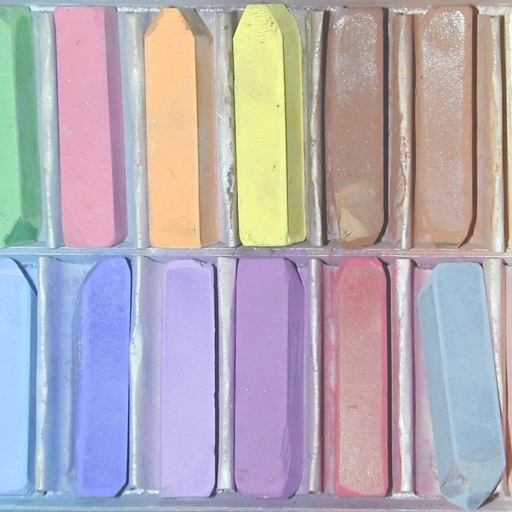
#> input picture Ex_Image_Processing/Ex5/colori.jpg, 512 x 512 px
$ python ex_2_spazio_HSI.py
#> lines starting #> are read from the running program, lines starting #| are printed output that depends on the picture; after the words box and inside, x2 and y2 are one past the last pixel; in counts of white or black regions, pixels touching at a corner belong together
### Ex_Image_Processing/Ex5/color_convertion.py
# -*- coding: utf-8 -*-
"""
Created on Sat Apr 18 18:50:59 2020

@author: Davide
"""
import numpy as _np

def rgb2hsi(x):
    """
    Conversione spazio di colori da RGB a HSI.
    """
    if x.dtype==_np.uint8:
        x = _np.float64(x)/255

    # componente I
    I = _np.mean(x, -1)

    # componente S
    S = 1.0 - _np.min(x,-1) / _np.maximum(I, _np.finfo(x.dtype).eps)

    # componente H
    den = x @ [1,-0.5,-0.5]
    num = _np.sqrt(3)*(x @ [0,0.5,-0.5])
    H = _np.arctan2(num, den)
    H = (H/(2*_np.pi)) % 1 # normalizzazione componente H

    # ricostruzione
    y = _np.stack((H,S,I),-1)
    return y


# [40 lines left out: function hsi2rgb, not called in this run]

from matplotlib.colors import ListedColormap
L0 = _np.arange(0 , 256,1)/255                    # 256 valori tra da 0 ad 1
L1 = _np.arange(255,-1,-1)/255                    # 256 valori tra da 1 ad 0
B0 = _np.zeros(256)                               # 256 valori pari a 0
B1 = _np.ones(256)                                # 256 valori pari ad 1
cmap_r = ListedColormap(_np.stack((L0,B0,B0),-1)) # palette per il Rosso
cmap_g = ListedColormap(_np.stack((B0,L0,B0),-1)) # palette per il Verde
cmap_b = ListedColormap(_np.stack((B0,B0,L0),-1)) # palette per il Blu
cmap_c = ListedColormap(_np.stack((L1,B1,B1),-1)) # palette per il Ciano
cmap_m = ListedColormap(_np.stack((B1,L1,B1),-1)) # palette per il Magenta
cmap_y = ListedColormap(_np.stack((B1,B1,L1),-1)) # palette per il Giallo

### Ex_Image_Processing/Ex5/ex_2_spazio_HSI.py
# -*- coding: utf-8 -*-
"""
Created on Wed May 24 13:48:45 2023

@author: plett
"""

import numpy as np
import matplotlib.pyplot as plt
import skimage.io as io
import scipy.ndimage as ndi
from color_convertion import rgb2hsi, hsi2rgb

plt.close('all')

x = io.imread('colori.jpg')
#> x is the input picture: shape (512, 512, 3); mean R, G, B 179.1, 171.2, 180.1
x = np.float64(x)/255

x_hsi = rgb2hsi(x)

Hx = x_hsi[:,:,0] # tinta
Sx = x_hsi[:,:,1] # saturazione
Ix = x_hsi[:,:,2] # intensità


plt.figure();
plt.subplot(1,3,1);
plt.imshow(Hx,clim=[0,1],cmap='gray');
plt.title('Tinta');
plt.subplot(1,3,2);
plt.imshow(Sx,clim=[0,1],cmap='gray');
plt.title('Saturazione');
# 0 non ho saturazione quindi ho grigio
# 1 ho un colore pennarello
plt.subplot(1,3,3);
plt.imshow(Ix,clim=[0,1],cmap='gray');
plt.title('Luminosità');

x = rgb2hsi(x_hsi)
#> in rgb2hsi (call 2), `S = 1.0 - _np.min(x,-1) / _np.maximum(I, _np.finfo(x.dtype).eps)`:
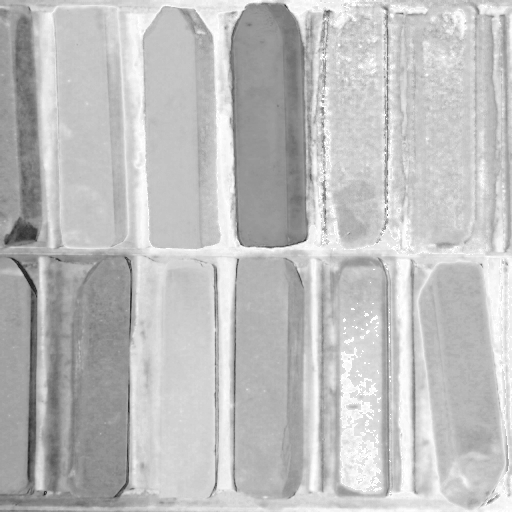
#> S: shape (512, 512) float64; min 0.107, max 1, mean 0.749
#> in rgb2hsi (call 2), `den = x @ [1,-0.5,-0.5]`:
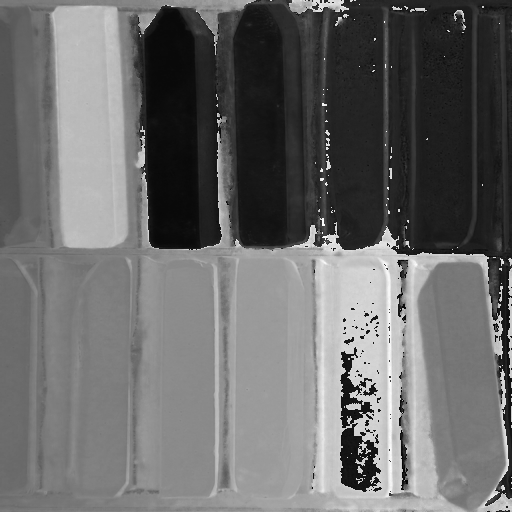
#> den: shape (512, 512) float64; min -0.49, max 0.836, mean 0.0653; drawn with min black and max white
#> in rgb2hsi (call 2), `num = _np.sqrt(3)*(x @ [0,0.5,-0.5])`:
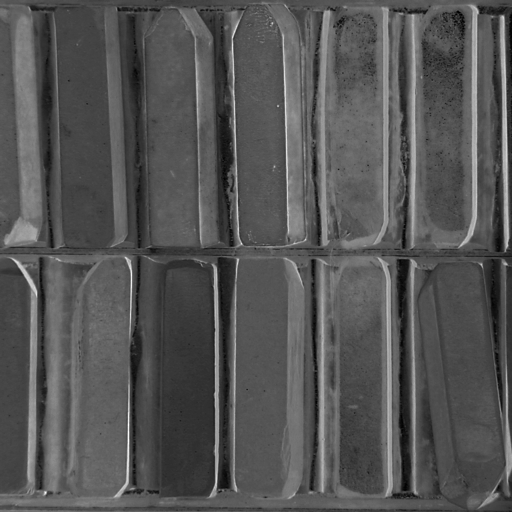
#> num: shape (512, 512) float64; min -0.859, max 0.269, mean -0.482; drawn with min black and max white
#> in rgb2hsi (call 2), `H = (H/(2*_np.pi)) % 1`:
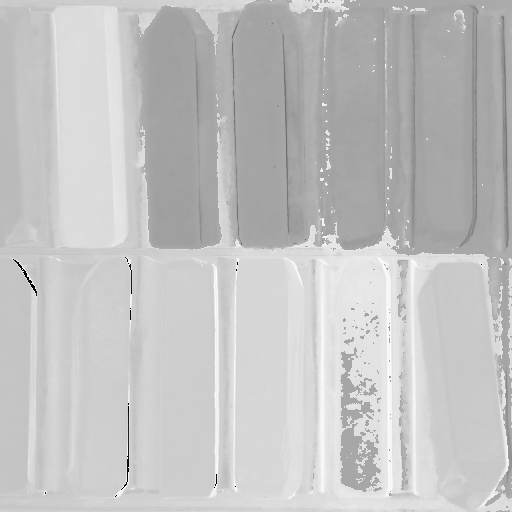
#> H: shape (512, 512) float64; min 0.000104, max 0.999, mean 0.763
#> in rgb2hsi (call 2), `y = _np.stack((H,S,I),-1)`:
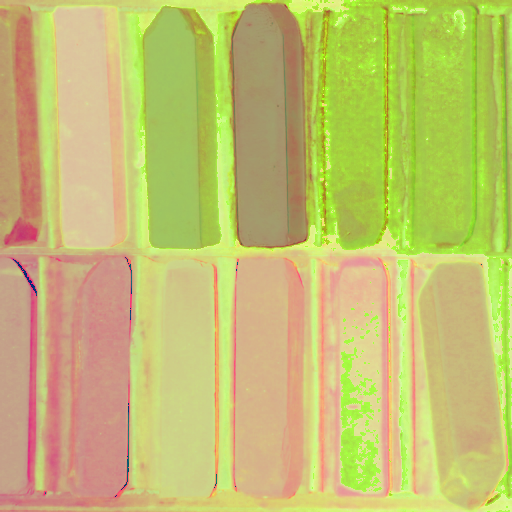
#> y: shape (512, 512, 3) float64; mean of channels 0, 1, 2 0.763, 0.749, 0.437; drawn as R, G, B

img = x[:,:,2]

H1 = np.array([[-1,-2,-1],[0,0,0],[1,2,1]])
H2 = np.array([[-1,0,1],[-2,0,2],[-1,0,1]])
#H1_3D = np.expand_dims(H1, -1)
#H2_3D = np.expand_dims(H2,-1)


Y1 = ndi.correlate(img, H1)
Y2 = ndi.correlate(img, H2)
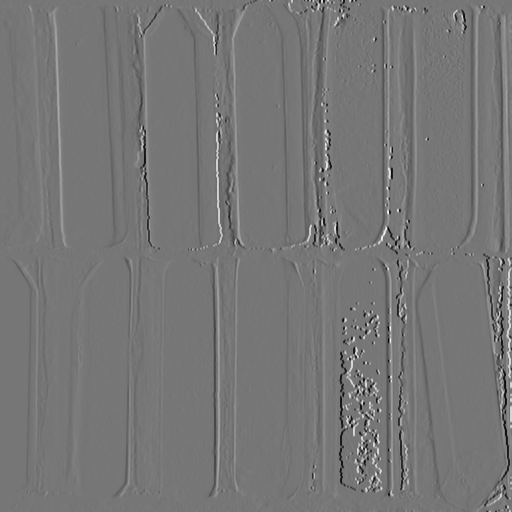
#> Y2: shape (512, 512) float64; min -1.63, max 1.87, mean -0.00107; drawn with min black and max white

Y = np.abs(Y1) + np.abs(Y2)

mask = Y > 1.75*np.mean(Y)
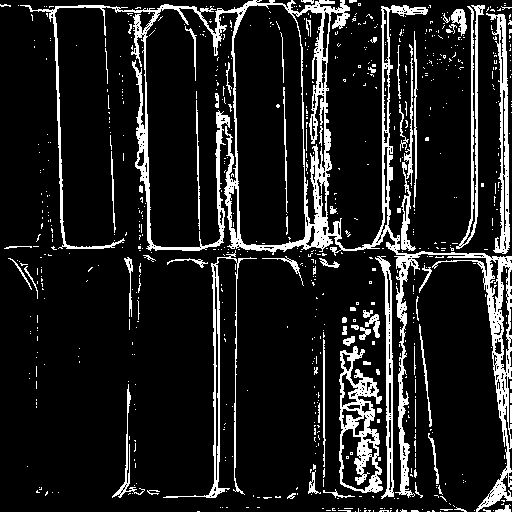
#> mask: shape (512, 512) bool; 12.6% white; 723 white regions (645 under 20 px), largest, box (x1, y1, x2, y2) and area: (20, 0, 512, 512) 16451, (339, 346, 383, 493) 2577, (486, 13, 510, 254) 1784

plt.figure()
plt.imshow(Y, clim = None, cmap = 'gray')

$ run again, with Ex_Image_Processing/Ex5/cubo.jpg copied over Ex_Image_Processing/Ex5/colori.jpg
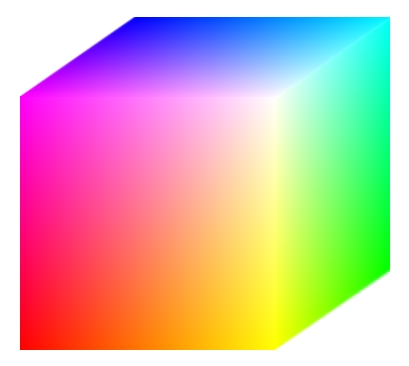
#> input picture Ex_Image_Processing/Ex5/cubo.jpg, 409 x 366 px
#> x is the input picture: shape (366, 409, 3); mean R, G, B 212.3, 181.4, 173.2
#> `Y2 = ndi.correlate(img, H2)`:
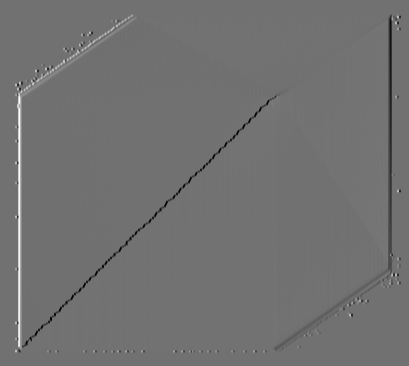
#> Y2: shape (366, 409) float64; min -1.36, max 1.68, mean 5.8e-19; drawn with min black and max white
#> `mask = Y > 1.75*np.mean(Y)`:
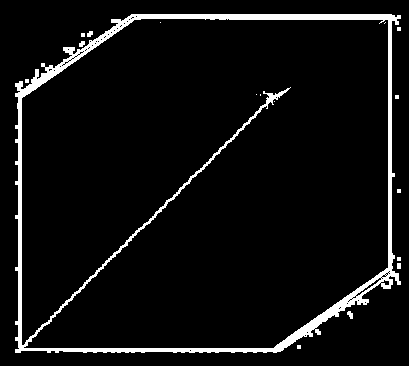
#> mask: shape (366, 409) bool; 5.9% white; 17 white regions (12 under 20 px), largest, box (x1, y1, x2, y2) and area: (15, 14, 401, 353) 8587, (347, 311, 353, 319) 33, (87, 31, 93, 37) 28, (79, 41, 85, 47) 28, (397, 263, 401, 269) 24
